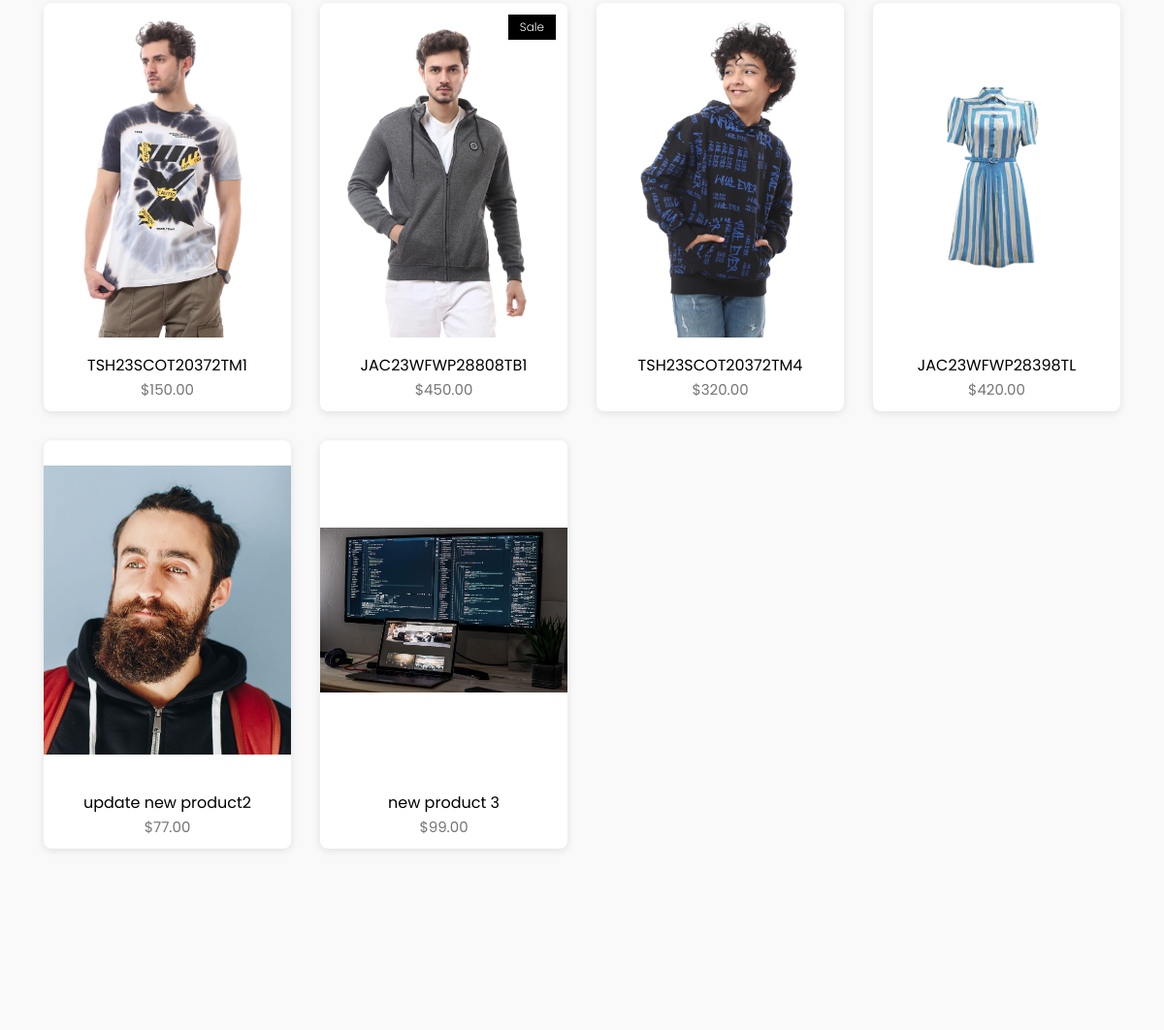
The app's page / (middle part), older data.
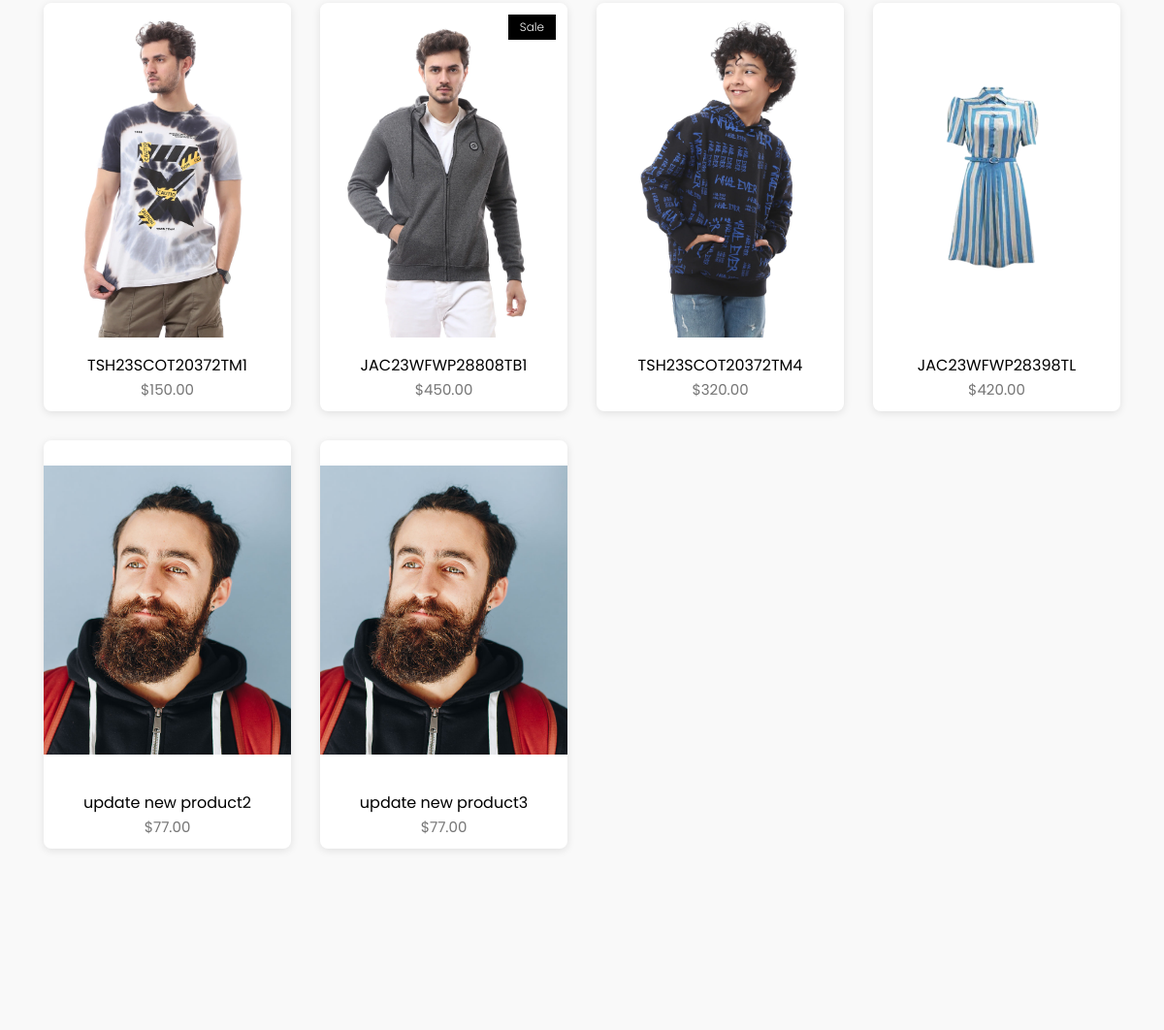
The same page, newer data.
### store/models.py (models this page shows, shortened)
class Product(models.Model):
    id = models.UUIDField(primary_key=True, default=uuid.uuid4, editable=False)
    name = models.CharField( max_length=50)
    image = models.ImageField(upload_to='product/',null=True,blank=True)
    stock = models.IntegerField(default=1)
    price = models.DecimalField(max_digits=10, decimal_places=2, default=Decimal('0.00'))
    description = models.TextField(max_length=10000, blank=True)
    created_at = models.DateTimeField(default=timezone.now)
    modified_date = models.DateTimeField(auto_now=True)
    slug = models.SlugField(null=True, blank=True)
    views = models.PositiveIntegerField(default=0)
    is_available = models.BooleanField(default=True)
    on_sale = models.BooleanField(default=False)
    PRDBrand = models.ForeignKey('Brand', related_name='product_brand', on_delete=models.CASCADE, blank=True, null=True, verbose_name="Brand")
    like = models.ManyToManyField(User, blank=True, related_name='product_favourite')
    category = models.ForeignKey(Subcategory, related_name='product_subcategory', verbose_name="Subcategory", null=True, blank=True, on_delete=models.CASCADE)
    class Meta:
        ordering = ['-created_at']
        verbose_name = "Product"
        verbose_name_plural = "Products"

### settings/views.py (the view)
# urls.py: path('' , views.home , name='home'),
def home(request):
    products = Product.objects.all().order_by('-views')
    context = {
        'products':products
    }
    return render(request,'home.html',context)

### cart/cart_utils.py (called while the page is built)
def _cart_id(request):
    cart = request.session.session_key
    if not cart:
        cart = request.session.create()
    return cart

### category/category_context.py (called while the page is built)
def nav_links(request):
    categories_nav = Category.objects.all()
    subcategories_nav = Subcategory.objects.all()
    brands_nav = Brand.objects.all()
    context = {
        'categories_nav':categories_nav,
        'brands_nav':brands_nav,
        'subcategories_nav':subcategories_nav,
    }
    return context

### category/models.py (called while the page is built)
    def product_count(self):
        return self.subcategories.aggregate(count=models.Count('product_subcategory'))['count'] or 0

    def get_url(self):
        return reverse('products_by_subcategory',args=[self.id])

### store/models.py (called while the page is built)
    def get_url(self):
        return reverse('products_by_brand',args=[self.id])

    def __str__(self):
        return self.name

### settings/templates/home.html (shortened to what this page needs)
{% extends "base.html" %}
{% load static %}
{% block body %}
<section class="products section bg-gray">
	<div class="container">
		<div class="row">
            {% for product in products %}
			<div class="col-md-3">
				<div class="product-item">
					<div class="product-thumb">
                        {% if product.on_sale %}
						<span class="bage">Sale</span>
                        {% endif %}
						<img class="img-responsive" src="{{product.image.url}}" alt="product-img" />
					</div>
					<div class="product-content">
						<h4><a href="{% url 'product_details' product.id %}">{{product.name}}</a></h4>
						<p class="price">${{product.price}}</p>
					</div>
				</div>
			</div>
			{% endfor %}
		</div>
	</div>
</section>
<section class="call-to-action bg-gray section">
</section>
{% endblock body %}

Row changes from the older to the newer data that the page shows:
changed Product: image: a different picture; name "new product 3" → "update new product3"; price "99.00" → "77.00"
